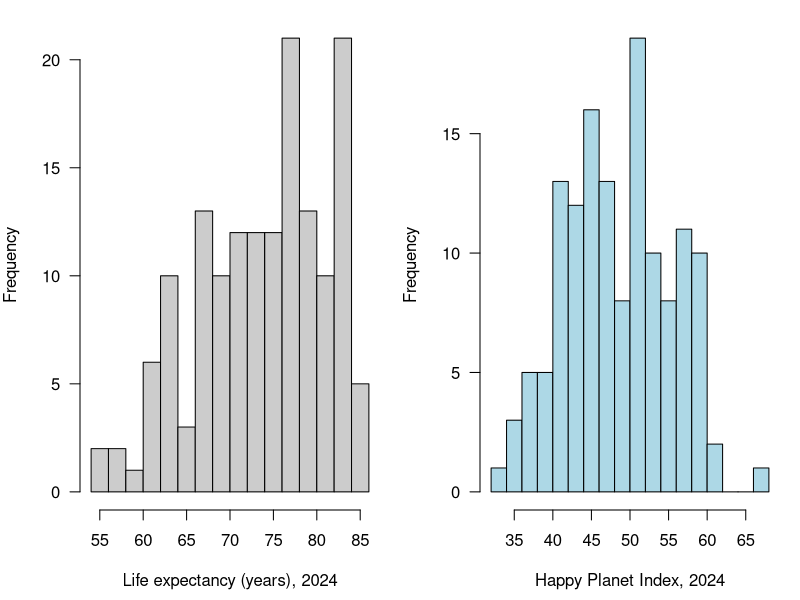
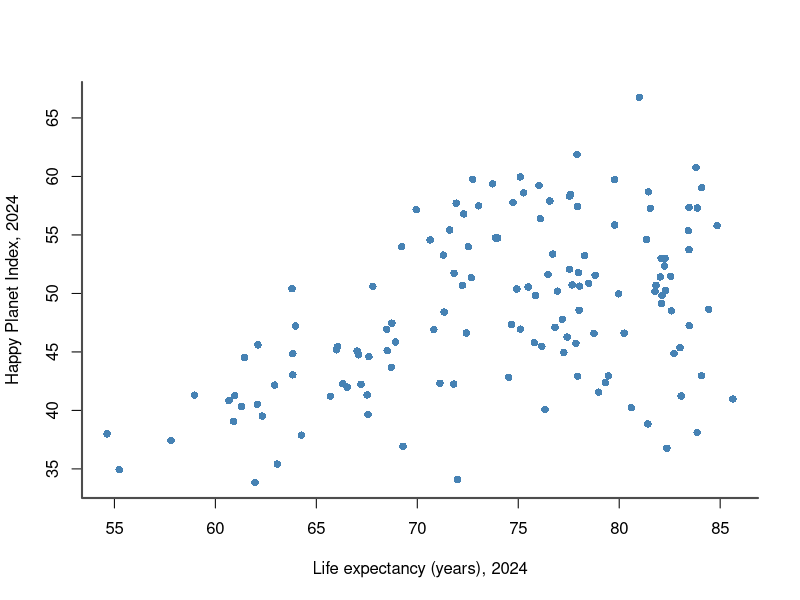
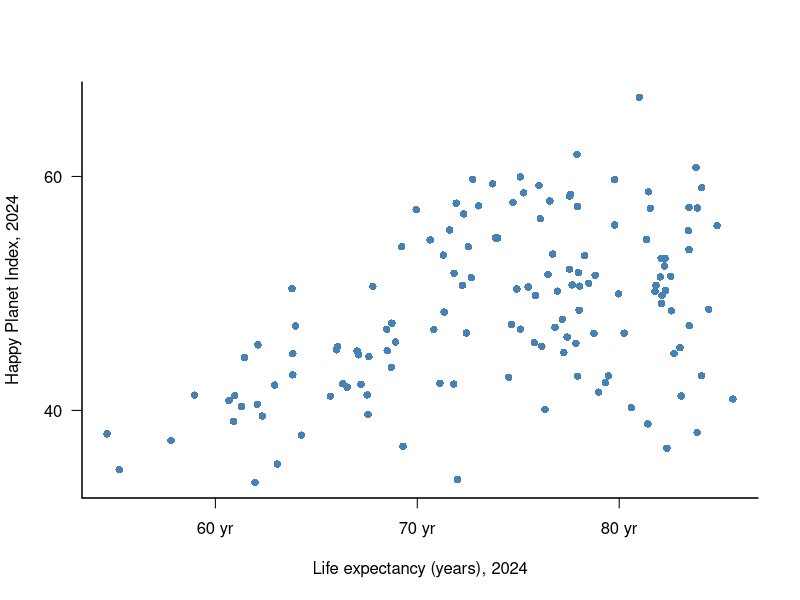
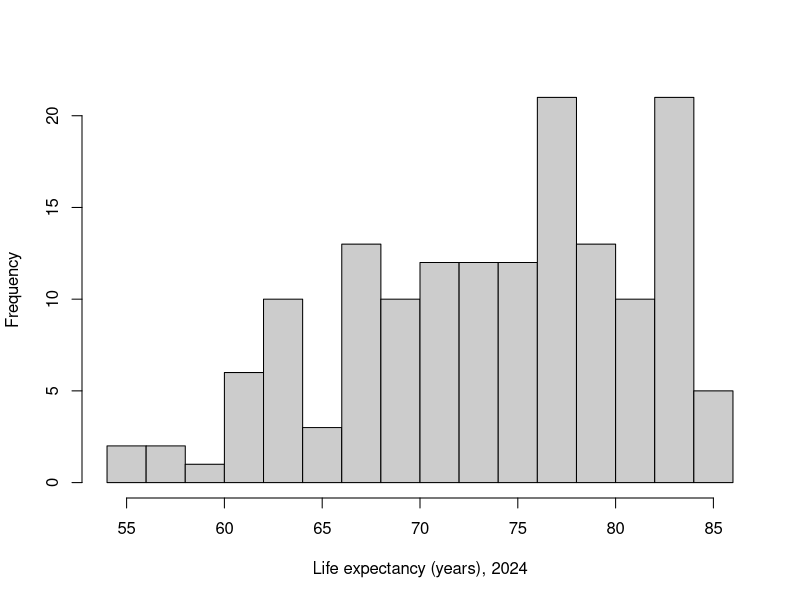
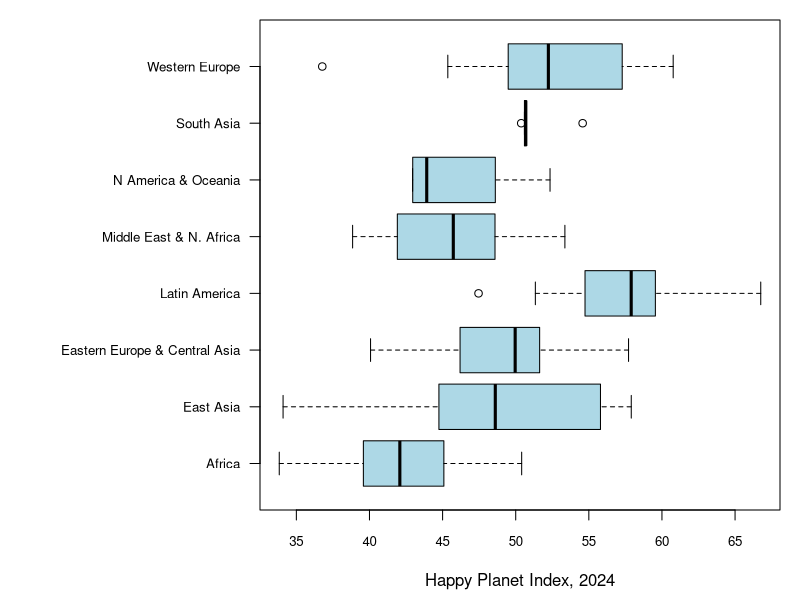
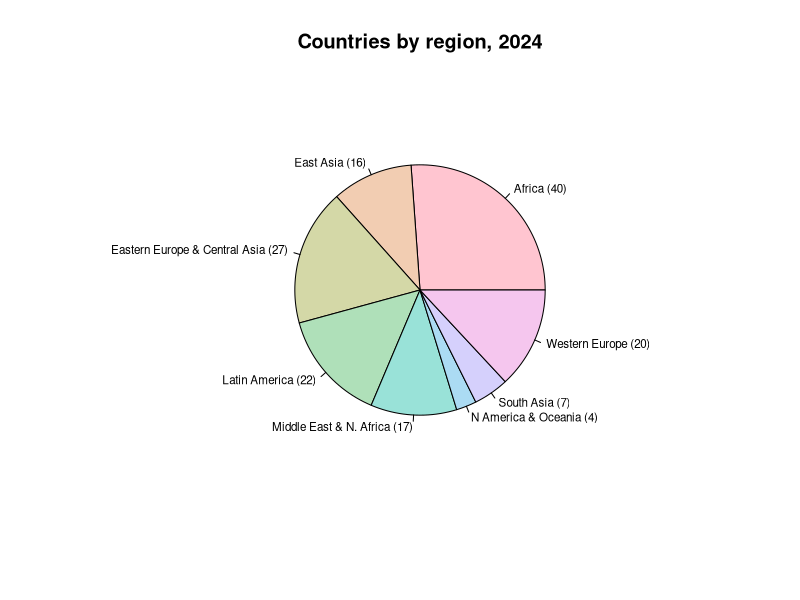
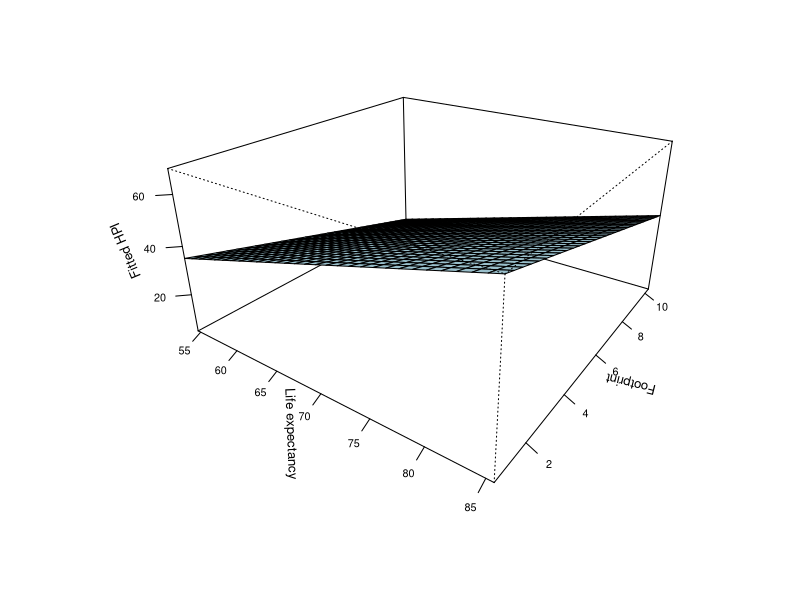
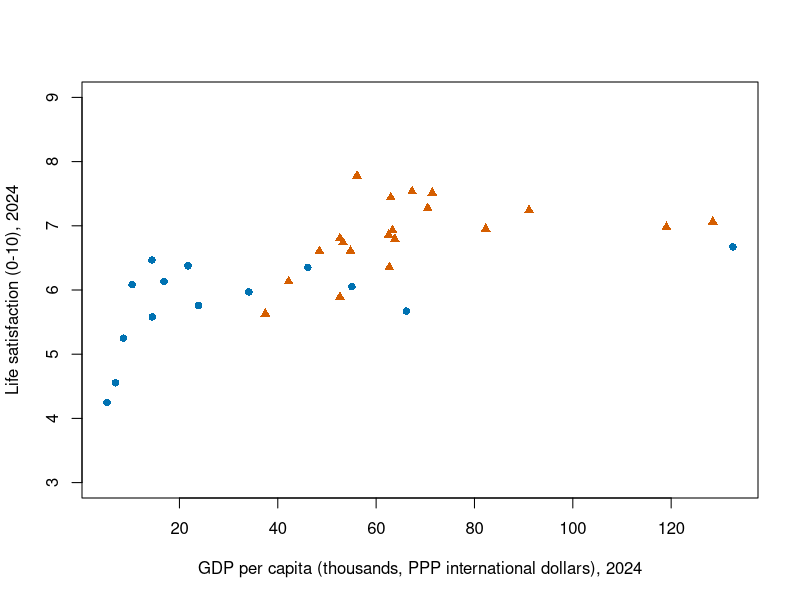

Recreate these plots in R, in order.
## ---- chunk 1
#| label: setup
#| include: false
hpi <- read.csv("data/hpi2024.csv", stringsAsFactors = FALSE)
## ---- chunk 2
#| label: tbl-preview
#| tbl-cap: "First rows of the 2024 extract used throughout this page."
knitr::kable(head(hpi[, c("country", "continent", "life_exp", "life_sat",
                          "footprint", "hpi", "gdp")]), digits = 2)
## ---- chunk 3
#| label: fig-par
#| fig-cap: "par() draws nothing itself: it sets the layout, margins, and axis-label orientation that later calls use, which only becomes visible once the two histograms are drawn into the 1 x 2 layout."
#| fig-alt: "Two histograms side by side: life expectancy and the Happy Planet Index for 2024."
op <- par(mfrow = c(1, 2), mar = c(4.5, 4, 1, 1), las = 1)
hist(hpi$life_exp, breaks = 12, col = "grey80", main = "",
     xlab = "Life expectancy (years), 2024")
hist(hpi$hpi, breaks = 12, col = "lightblue", main = "",
     xlab = "Happy Planet Index, 2024")
par(op)
## ---- chunk 4
#| label: fig-box
#| fig-cap: "box() adds a frame to an existing plot; bty = 'l' draws only its left and bottom edges."
#| fig-alt: "Scatterplot of the Happy Planet Index against life expectancy, framed on the left and bottom edges only."
plot(hpi$life_exp, hpi$hpi, bty = "n", pch = 16,
     col = "steelblue", xlab = "Life expectancy (years), 2024",
     ylab = "Happy Planet Index, 2024")
box(bty = "l", col = "grey30", lwd = 2)
## ---- chunk 5
#| label: fig-axis
#| fig-cap: "axis() adds axes to an existing plot and controls their sides, tick positions, labels, and label orientation."
#| fig-alt: "The same scatterplot with hand-drawn axes: tick labels in years on the horizontal axis and horizontal tick labels on the vertical axis."
plot(hpi$life_exp, hpi$hpi, axes = FALSE, pch = 16,
     col = "steelblue", xlab = "Life expectancy (years), 2024",
     ylab = "Happy Planet Index, 2024")
axis(1, at = seq(50, 90, 10), labels = paste(seq(50, 90, 10), "yr"))
axis(2, at = seq(0, 80, 20), las = 1)
box(bty = "l")
## ---- chunk 6
#| label: fig-hist
#| fig-cap: "hist() starts a new plot and groups life expectancy into bins whose bar heights show the number of countries in each interval."
#| fig-alt: "Histogram of life expectancy in 2024, with most countries between about 70 and 80 years."
hist(hpi$life_exp, breaks = 12, col = "grey80", main = "",
     xlab = "Life expectancy (years), 2024")
## ---- chunk 7
#| label: fig-boxplot
#| fig-cap: "boxplot() compares regional HPI distributions through medians, quartiles, whiskers extending to observations within 1.5 interquartile ranges, and points beyond the whiskers."
#| fig-alt: "Horizontal boxplots of the Happy Planet Index by region, one box per region."
op <- par(mar = c(4.5, 13, 1, 1))
boxplot(hpi ~ continent, data = hpi, horizontal = TRUE,
        las = 1, col = "lightblue", main = "", ylab = "",
        xlab = "Happy Planet Index, 2024", cex.axis = 0.8)
par(op)
## ---- chunk 8
#| label: fig-pie
#| fig-cap: "pie() shows each region's share of the 153 country records as a slice, although a bar chart would make comparisons easier because lengths are easier to compare than angles or areas."
#| fig-alt: "Pie chart of the number of countries in each region, with the count shown in each slice label."
region_counts <- table(hpi$continent)
region_labels <- paste0(names(region_counts), " (", region_counts, ")")
pie(region_counts, labels = region_labels,
    col = hcl.colors(length(region_counts), "Pastel 1"),
    radius = 0.65, cex = 0.7, main = "Countries by region, 2024")
## ---- chunk 9
#| label: fig-persp
#| fig-cap: "persp() projects a grid of fitted HPI values into a three-dimensional surface with a chosen viewing angle; this illustrative linear-model surface is not raw country data or the HPI formula, and some grid combinations may lack observations."
#| fig-alt: "Three-dimensional surface of fitted Happy Planet Index values over life expectancy and ecological footprint."
surface_data <- hpi[complete.cases(hpi[c("hpi", "life_exp", "footprint")]), ]
surface_model <- lm(hpi ~ life_exp + footprint, data = surface_data)
xs <- seq(min(surface_data$life_exp), max(surface_data$life_exp), length.out = 30)
ys <- seq(min(surface_data$footprint), max(surface_data$footprint), length.out = 30)
grid <- expand.grid(life_exp = xs, footprint = ys)
z <- matrix(predict(surface_model, newdata = grid), nrow = length(xs))
persp(xs, ys, z, theta = 35, phi = 25, expand = 0.5,
      col = "lightblue", shade = 0.3, ticktype = "detailed",
      xlab = "Life expectancy", ylab = "Footprint", zlab = "Fitted HPI",
      cex.axis = 0.65, cex.lab = 0.8)
## ---- chunk 10
#| label: fig-points
#| fig-cap: "points() adds country observations to an existing coordinate system, using blue circles for East Asia and orange triangles for Western Europe."
#| fig-alt: "Scatterplot of life satisfaction against GDP per capita, with blue circles for East Asia and orange triangles for Western Europe."
scatter <- hpi[complete.cases(hpi[c("gdp", "life_sat")]) &
                 hpi$continent %in% c("East Asia", "Western Europe"), ]
scatter$gdp_thousands <- scatter$gdp / 1000
regions <- c("East Asia", "Western Europe")
region_colors <- c("#0072B2", "#D55E00")
region_symbols <- c(16, 17)
group_id <- match(scatter$continent, regions)

# Reuse the same background and points in the following examples.
draw_scatter <- function() {
  plot(scatter$gdp_thousands, scatter$life_sat, type = "n",
       xlab = "GDP per capita (thousands, PPP international dollars), 2024",
       ylab = "Life satisfaction (0-10), 2024", ylim = c(3, 9))
  points(scatter$gdp_thousands, scatter$life_sat,
         col = region_colors[group_id], pch = region_symbols[group_id])
}
draw_scatter()
## ---- chunk 11
#| label: fig-lines
#| fig-cap: "lines() connects ordered coordinates on an existing plot, here adding a LOWESS trend for the two displayed regions pooled together."
#| fig-alt: "The same scatterplot with a LOWESS trend line added across both regions."
trend <- lowess(scatter$gdp_thousands, scatter$life_sat)
draw_scatter()
lines(trend, col = "grey30", lwd = 2)
## ---- chunk 12
#| label: fig-text
#| fig-cap: "text() places country labels at data coordinates inside the existing plot, here identifying the highest and lowest life satisfaction among the displayed countries."
#| fig-alt: "The same scatterplot and trend line, with the highest and lowest life-satisfaction countries labelled."
label_rows <- unique(c(which.min(scatter$life_sat), which.max(scatter$life_sat)))
add_country_labels <- function() {
  text(scatter$gdp_thousands[label_rows], scatter$life_sat[label_rows],
       labels = scatter$country[label_rows], pos = c(1, 3), cex = 0.8)
}
draw_scatter()
lines(trend, col = "grey30", lwd = 2)
add_country_labels()
## ---- chunk 13
#| label: fig-mtext
#| fig-cap: "mtext() adds a source note in the plot margin using a side and line offset, whereas text() positions labels using data coordinates."
#| fig-alt: "The same labelled scatterplot with a data-source note printed in the bottom margin."
op <- par(mar = c(6, 4.5, 2, 1))
draw_scatter()
lines(trend, col = "grey30", lwd = 2)
add_country_labels()
mtext("Source: Happy Planet Index 2026; observations from 2024",
      side = 1, line = 4.5, cex = 0.8)
par(op)
## ---- chunk 14
#| label: fig-legend
#| fig-cap: "legend() explains the colors, point symbols, and fitted line used in the existing plot."
#| fig-alt: "The same annotated scatterplot with a legend in the top right explaining the two regions and the trend line."
op <- par(mar = c(6, 4.5, 2, 1))
draw_scatter()
lines(trend, col = "grey30", lwd = 2)
add_country_labels()
mtext("Source: Happy Planet Index 2026; observations from 2024",
      side = 1, line = 4.5, cex = 0.8)
legend("topright", legend = c(regions, "Pooled LOWESS trend"),
       col = c(region_colors, "grey30"), pch = c(region_symbols, NA),
       lty = c(NA, NA, 1), lwd = c(NA, NA, 2), bty = "n", cex = 0.8)
par(op)
